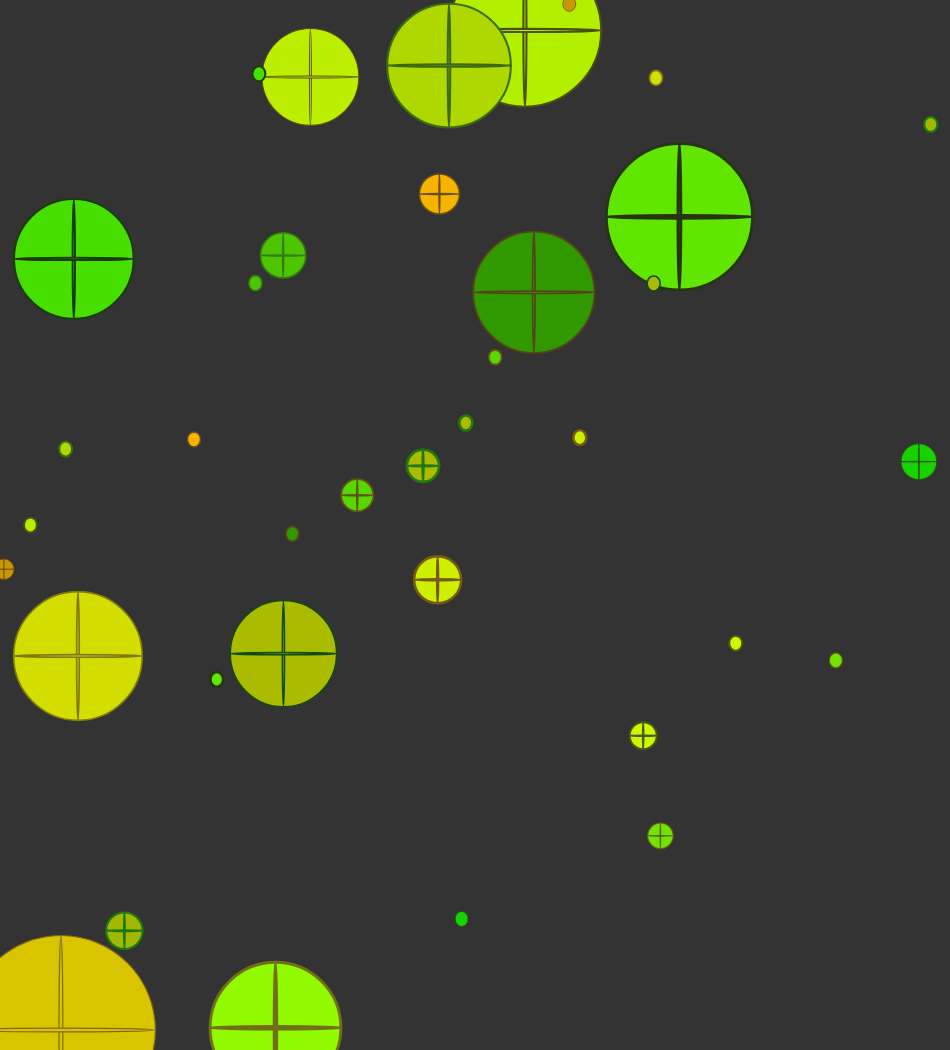
Frame 1 (no input)
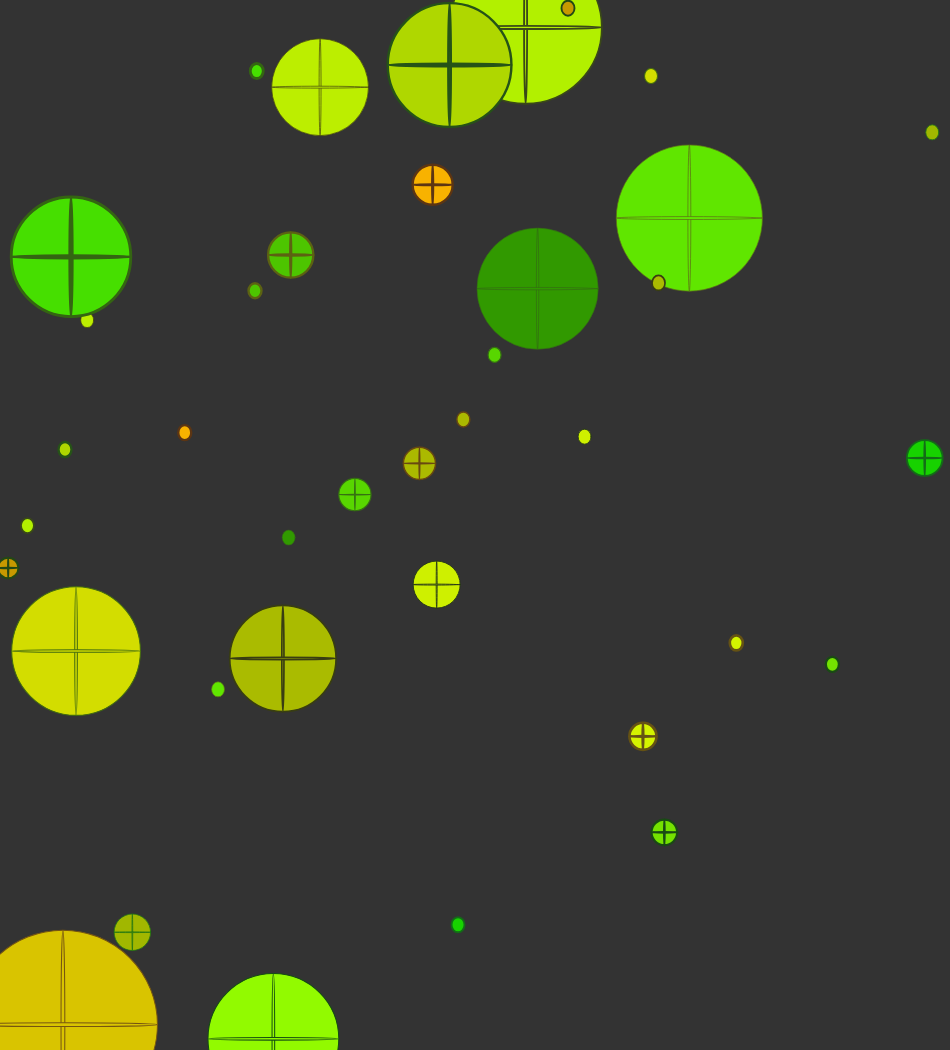
Frame 60 (no input)
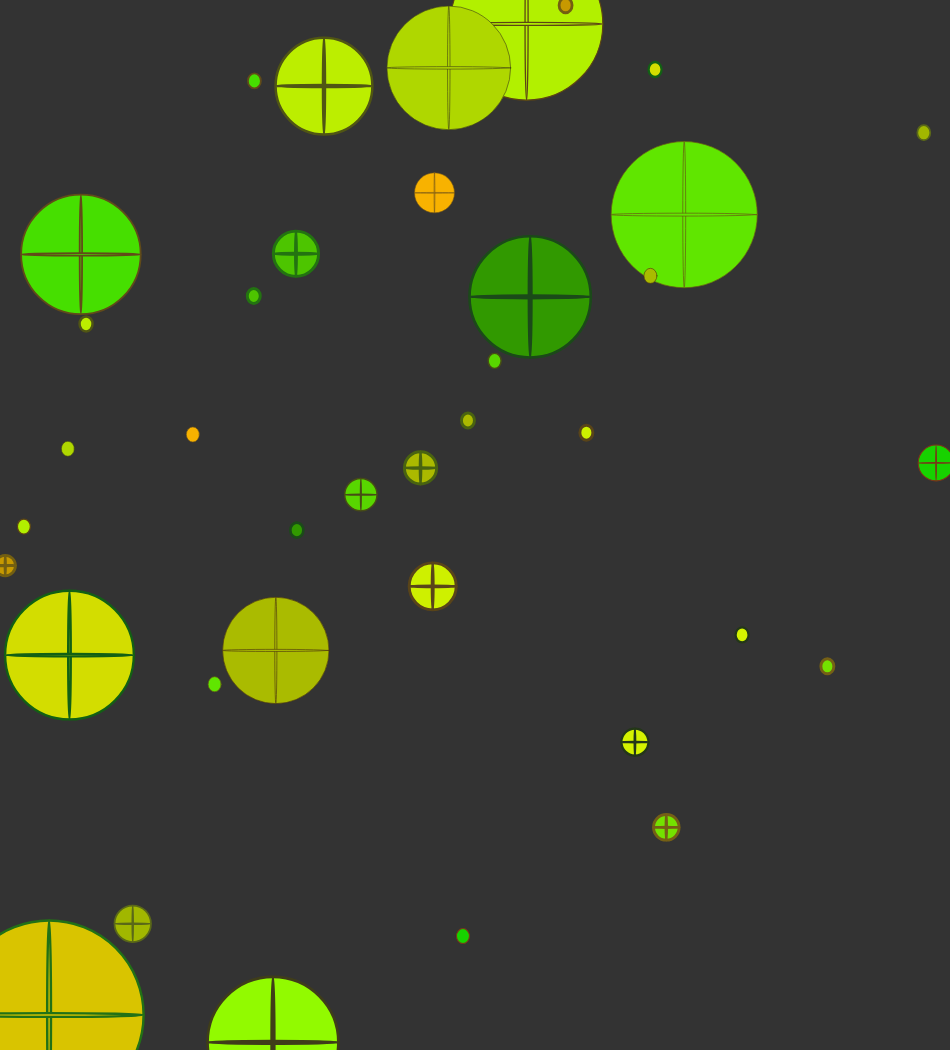
Frame 120 (the mouse pressed at the canvas centre since frame 60)

The p5.js sketch that drew these frames (run headless with seeded random() and noise() and a simulated clock; from frame 60 on, the mouse is pressed at the canvas centre):

// p5.js sketch
// ── sketch.js
//making an arry of germs
var germs = [];

function setup() {
  createCanvas(950, 1050);
  //"Germ" is the constructor function
  //"germ" a singular cell object
  germs.push(new Germ());
  germs.push(new Germ());
  germs.push(new Germ());
  germs.push(new Germ());
  germs.push(new Germ());
  germs.push(new Germ());
  germs.push(new Germ());
  germs.push(new Germ());
  germs.push(new Germ());
  germs.push(new Germ());
  germs.push(new Germ());
  germs.push(new Germ());
  germs.push(new Germ());
  germs.push(new Germ());
  germs.push(new Germ());
  germs.push(new Germ());
  germs.push(new Germ());
  germs.push(new Germ());
  germs.push(new Germ());
  germs.push(new Germ());
}

function draw() {
  background(51);
  for (var i = 0; i < germs.length; i++) {
    germs[i].move();
    germs[i].show();
  }
}
//making more circles if we click one circle
function mousePressed() {
  console.log("clicked");
  for (var i = 0; i < germs.length; i++) {
    if (germs[i].clicked(mouseX, mouseY)) {
      germs.push(germs[i].split());
      germs.push(germs[i].split());
    }
  }
}

//to mimic the wiping away of germs
function mouseDragged() {
  console.log("drag");
  for (var i = 0; i < germs.length; i--) {
    if (germs[i].clicked(mouseX, mouseY)) {
      germs.splice(i*3, 0.5);
    }
  }

}

// ── germ.js

function Germ(pos, r, c) {
  //vector object to store the germ objects postion
  //use random to generate the circles randomly
  if (pos){
      this.pos = pos.copy();
    } else {
    this.pos = createVector(random(width), random(height));
    }

  //generate a random radius size range
  this.r = r || random(190,15);
  this.c = c || color(random(15, 250), random(150, 250), 0);

  this.clicked = function(x, y) {
    var d = dist(this.pos.x, this.pos.y, x, y);
    if (d < this.r) {
      return true;
    } else {
      return false;
    }
  };

//creates new germ when clicked
  this.split = function() {
    var germ = new Germ(this.pos, this.r / 1.5, this.c);
    return germ;
  };
  //circles can move around screen
  this.move = function() {
    //create a random vector position
    var vel = p5.Vector.random2D();
    //creates movement to the circle you can sub something else in the "velocity" area.
    this.pos.add(vel);

  };
  //shows up on screen
  this.show = function() {
    stroke(random(10, 125), random(50, 125), random(15, 25));
    strokeWeight(random(0.5,3));
    fill(this.c);
    //pos is the vector
    ellipse(this.pos.x, this.pos.y, this.r, this.r);
    ellipse(this.pos.x, this.pos.y, this.r*.02, this.r);
    ellipse(this.pos.x, this.pos.y, this.r, this.r * .02);
    ellipse(this.pos.y, this.pos.x, 13, 15);
    strokeWeight(0.02);

  };
}

// ── style.css
h1 {
  color: #331E1C;
  font-family: Georgia;
  font-size: 45pt;
  text-align: left;
  text-shadow: 3px 2px #fa4f49;
  margin:auto;
  margin-left: .4in;
  margin-right: .4in;
  padding: 20px;
}

h2 {
  color: #331E1C;
  font-family: Georgia;
  font-size: 28pt;
  text-align: left;
  text-shadow: 3px 2px #fb6762;
  margin:auto;
  margin-left: .4in;
  margin-right: .4in;
  padding: 25px;
}

h3 {
  color: #331E1C;
  font-family: Georgia;
  font-size: 24pt;
  text-align: left;
  text-shadow: 3px 2px #fa4f49;
  margin:auto;
  margin-left: .4in;
  margin-right: .4in;
}

html, body {
  font-family: Georgia;
  background-color: #fee0df;
  margin: 0;
  padding: 0;
  align-items: center;
  alignment: center;
  align-content: center;
  word-spacing: 2px;
}

canvas {
  display: block;
  align:center;
  margin:auto;
  border: auto;
  border-color: gray;
  border-width: 6px;
  border-style: solid;

}
